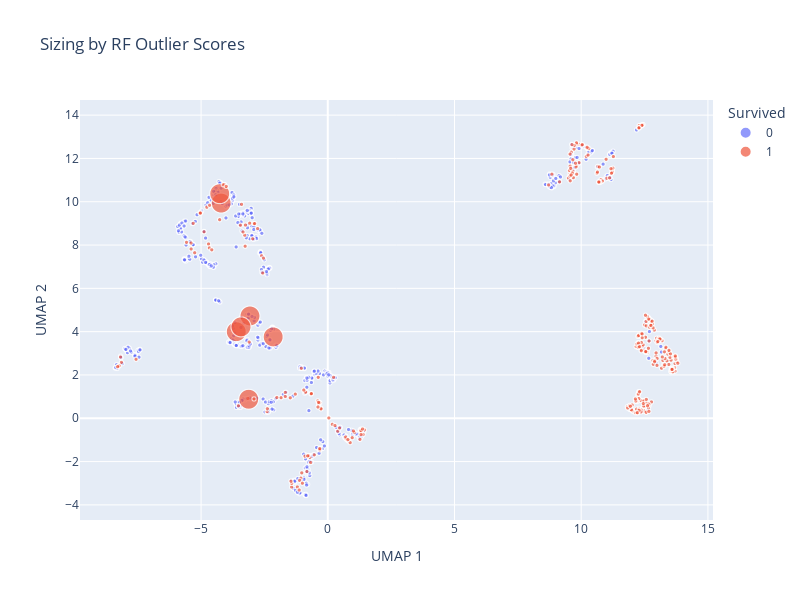

Here is the notebook cell this chart was saved with:
### Code cell
# Set the desired visual size range
min_size = 1
max_size = 20

# Scale the outlier scores to the range [min_size, max_size]
scaled_sizes = np.interp(outlier_scores, 
                         (outlier_scores.min(), outlier_scores.max()), 
                         (min_size, max_size))


hover_df = pd.DataFrame(X_train_imputed).copy()
hover_df['outlier_score'] = outlier_scores
hover_df['sizes'] = scaled_sizes
hover_df['UMAP 1'] = umap_emb[:, 0]
hover_df['UMAP 2'] = umap_emb[:, 1]


# Plot with scaled sizes
fig = px.scatter(
    data_frame=hover_df,
    x='UMAP 1',
    y='UMAP 2',
    color=y_train.astype(str),
    size='sizes',
    size_max=max_size,
    labels={'x': 'UMAP 1', 'y': 'UMAP 2', 'color': 'Survived'},
    title="Sizing by RF Outlier Scores",
    hover_data=hover_df,
    width=800,
    height=600,
)
fig.show()

### Figure 1 — Plotly figure (JSON) as saved in the notebook; plotly's stock layout.template omitted (floating-point values rounded to 4 significant figures; data arrays with more than 128 entries replaced by an {"elided": "..."} marker saying what was removed)
{"data": [{"customdata": {"elided": "665x12 float values"}, "hovertemplate": "Survived=0<br>UMAP 1=%{x}<br>UMAP 2=%{y}<br>sizes=%{customdata[11]}<br>pclass=%{customdata[0]}<br>age=%{customdata[1]}<br>sibsp=%{customdata[2]}<br>parch=%{customdata[3]}<br>fare=%{customdata[4]}<br>sex_female=%{customdata[5]}<br>sex_male=%{customdata[6]}<br>embarked_C=%{customdata[7]}<br>embarked_Q=%{customdata[8]}<br>embarked_S=%{customdata[9]}<br>outlier_score=%{customdata[10]}<extra></extra>", "legendgroup": "0", "marker": {"color": "#636efa", "size": {"elided": "665 float values"}, "sizemode": "area", "sizeref": 0.05, "symbol": "circle"}, "mode": "markers", "name": "0", "showlegend": true, "type": "scattergl", "x": {"elided": "665 float values"}, "xaxis": "x", "y": {"elided": "665 float values"}, "yaxis": "y"}, {"customdata": {"elided": "382x12 float values"}, "hovertemplate": "Survived=1<br>UMAP 1=%{x}<br>UMAP 2=%{y}<br>sizes=%{customdata[11]}<br>pclass=%{customdata[0]}<br>age=%{customdata[1]}<br>sibsp=%{customdata[2]}<br>parch=%{customdata[3]}<br>fare=%{customdata[4]}<br>sex_female=%{customdata[5]}<br>sex_male=%{customdata[6]}<br>embarked_C=%{customdata[7]}<br>embarked_Q=%{customdata[8]}<br>embarked_S=%{customdata[9]}<br>outlier_score=%{customdata[10]}<extra></extra>", "legendgroup": "1", "marker": {"color": "#EF553B", "size": {"elided": "382 float values"}, "sizemode": "area", "sizeref": 0.05, "symbol": "circle"}, "mode": "markers", "name": "1", "showlegend": true, "type": "scattergl", "x": {"elided": "382 float values"}, "xaxis": "x", "y": {"elided": "382 float values"}, "yaxis": "y"}], "layout": {"height": 600, "legend": {"itemsizing": "constant", "title": {"text": "Survived"}, "tracegroupgap": 0}, "title": {"text": "Sizing by RF Outlier Scores"}, "width": 800, "xaxis": {"anchor": "y", "domain": [0, 1], "title": {"text": "UMAP 1"}}, "yaxis": {"anchor": "x", "domain": [0, 1], "title": {"text": "UMAP 2"}}}}
